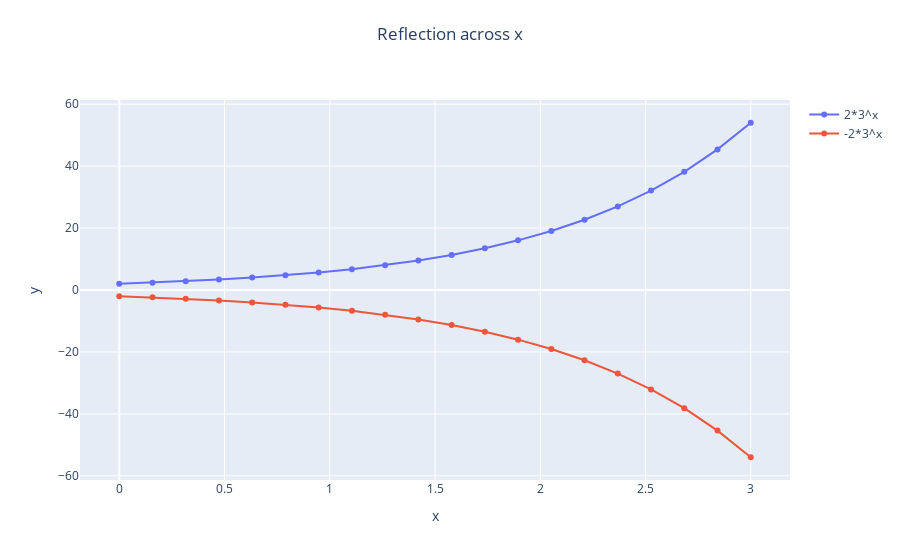

Notebook source saved alongside this figure:
### Markdown cell above
You can reflect across x by replacing f by -f.

Here, we can add a graph and its reflection using:
```
plot.add_fun(f, domain=[0, 3, 20])           # Create a single function.
plot.add_refl_across_x(f, domain=[0, 3, 20]) # Add its reflection.
```

## Assignment: Plot reflections across x
Study the final output and then explain:<br>
1. Why do you think it is called a reflection across x?
2. Modify the code to reflect across x:
    $$ y = 4^x. $$

### Code cell
# Define exponential function
f = 2*(3)**x

plot = graph_funs()                          # Create a graph object
plot.add_fun(f, domain=[0, 3, 20])           # Create a single function.
plot.add_refl_across_x(f, domain=[0, 3, 20]) # Add its reflection.


plot.plot_funs(plot_title="Reflection across x")

### Figure 1 — Plotly figure (JSON) as saved in the notebook; plotly's stock layout.template omitted (floating-point values rounded to 4 significant figures)
{"data": [{"mode": "lines+markers", "name": "2*3^x", "showlegend": true, "type": "scatter", "x": [0, 0.1579, 0.3158, 0.4737, 0.6316, 0.7895, 0.9474, 1.105, 1.263, 1.421, 1.579, 1.737, 1.895, 2.053, 2.211, 2.368, 2.526, 2.684, 2.842, 3], "y": [2, 2.379, 2.829, 3.365, 4.003, 4.761, 5.663, 6.736, 8.011, 9.529, 11.33, 13.48, 16.03, 19.07, 22.68, 26.98, 32.09, 38.17, 45.4, 54]}, {"mode": "lines+markers", "name": "-2*3^x", "showlegend": true, "type": "scatter", "x": [0, 0.1579, 0.3158, 0.4737, 0.6316, 0.7895, 0.9474, 1.105, 1.263, 1.421, 1.579, 1.737, 1.895, 2.053, 2.211, 2.368, 2.526, 2.684, 2.842, 3], "y": [-2, -2.379, -2.829, -3.365, -4.003, -4.761, -5.663, -6.736, -8.011, -9.529, -11.33, -13.48, -16.03, -19.07, -22.68, -26.98, -32.09, -38.17, -45.4, -54]}], "layout": {"autosize": false, "title": {"text": "Reflection across x", "x": 0.5, "xanchor": "center", "y": 0.95, "yanchor": "top"}, "xaxis": {"title": {"text": "x"}}, "yaxis": {"title": {"text": "y"}}}}
